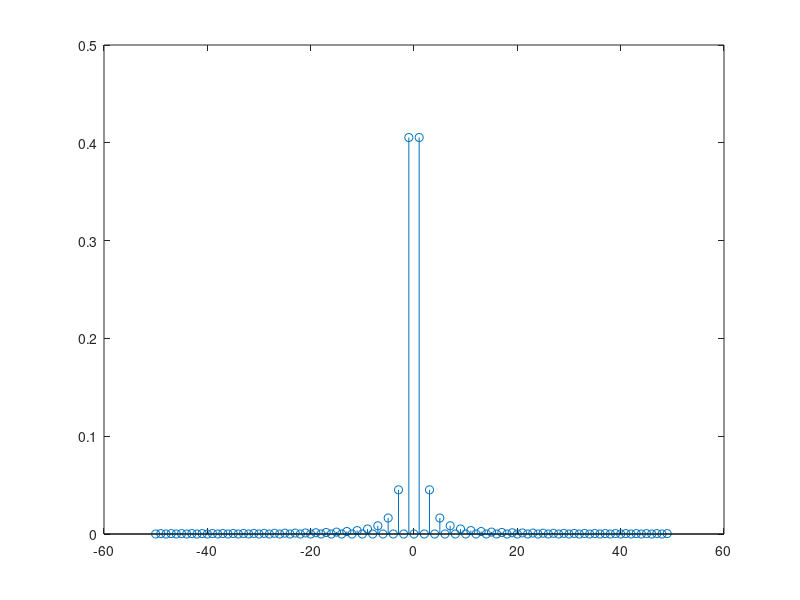
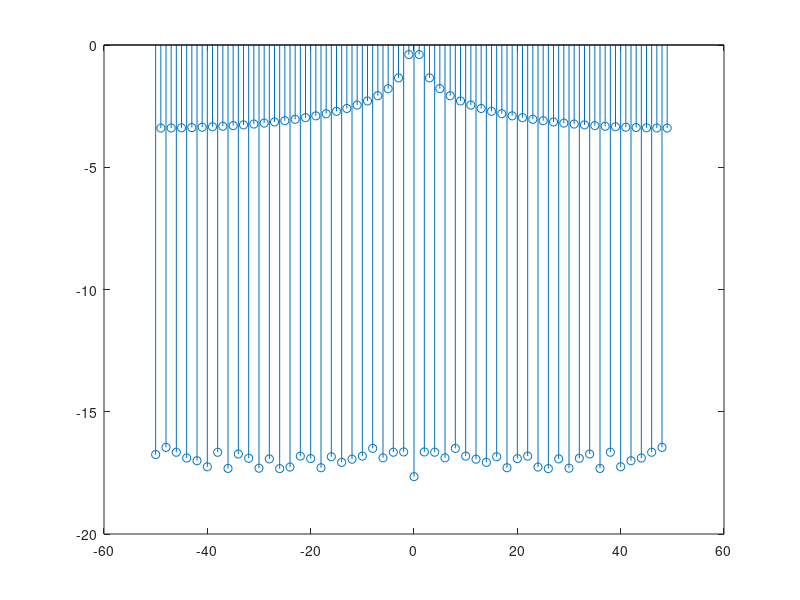
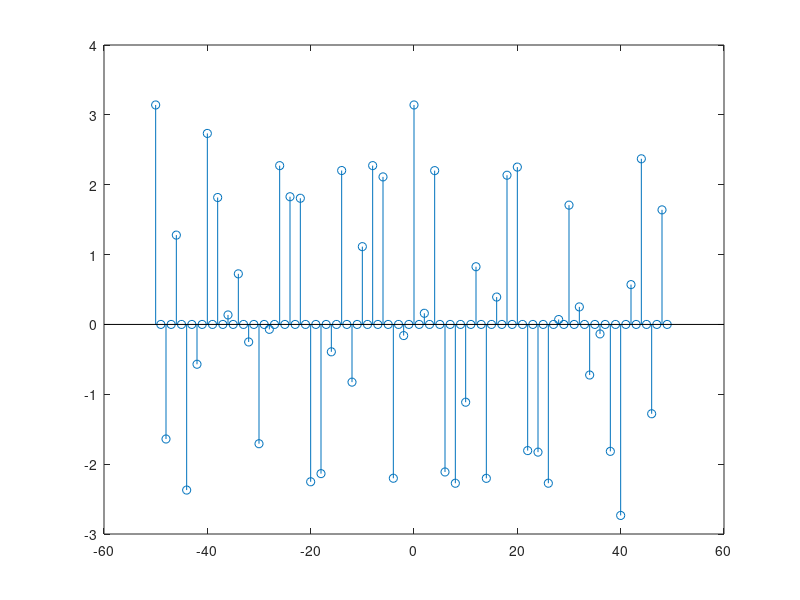

Source code (MATLAB) for these figures, in order:
%% defines a triangular wave with period 1 sampled at 100 samples/second
% no modifications needed.
N = 100;
Tsamp = 1/N;
ts = (0:1:N-1)*Tsamp;
xtri = (2/pi)*asin(cos(2*pi*ts)); 

figure(1);
plot(ts,xtri,'Linewidth',2)

%% compute the discrete-time Fourier series coefficients
% uncomment and complete
% Compute the Discrete Fourier Transform (DFT)
close all; clc;
Xtri = fft(xtri)/N;


% plot the 
% -- magnitude 
% -- log magnitude
% -- phase 
% of the fourier series coefficients on separate axes 
% (insert code below)
% Frequency axis
ks = -floor(N/2):(N-1-floor(N/2));

% Plot magnitude
figure(1);
stem(ks, abs(fftshift(Xtri)))
% Plot log magnitude
figure(2)
stem(ks, log10(abs(fftshift(Xtri))))

% Plot phase
figure(3);
stem(ks, angle(fftshift(Xtri)))

